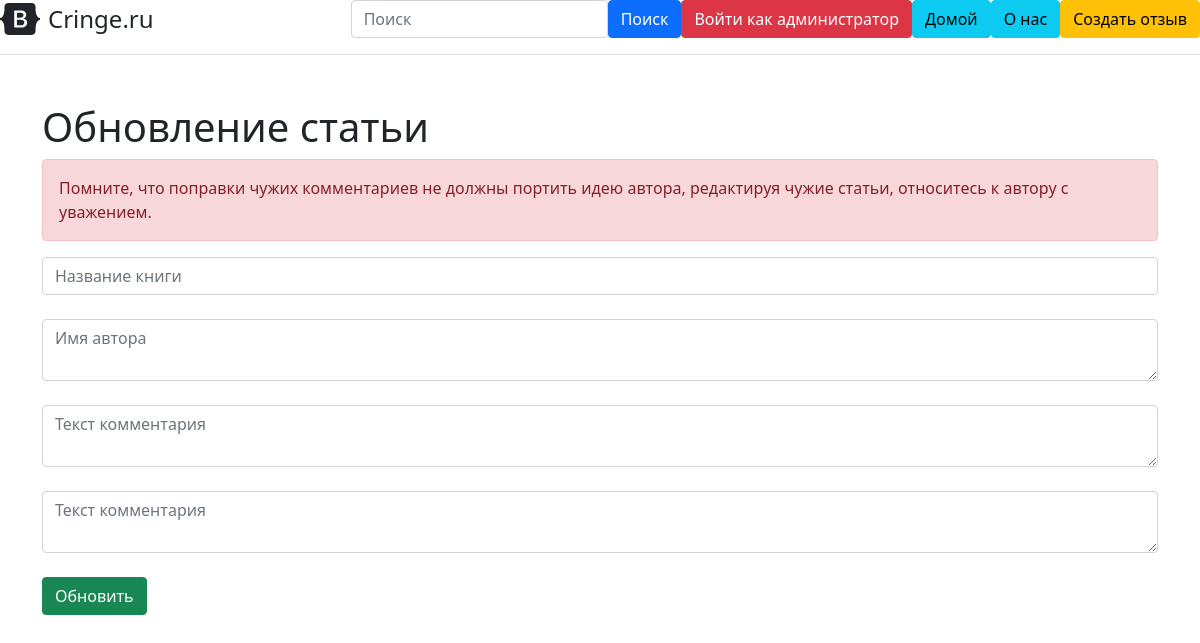
The page /admin/post-detail/12/update on the database as committed earlier.
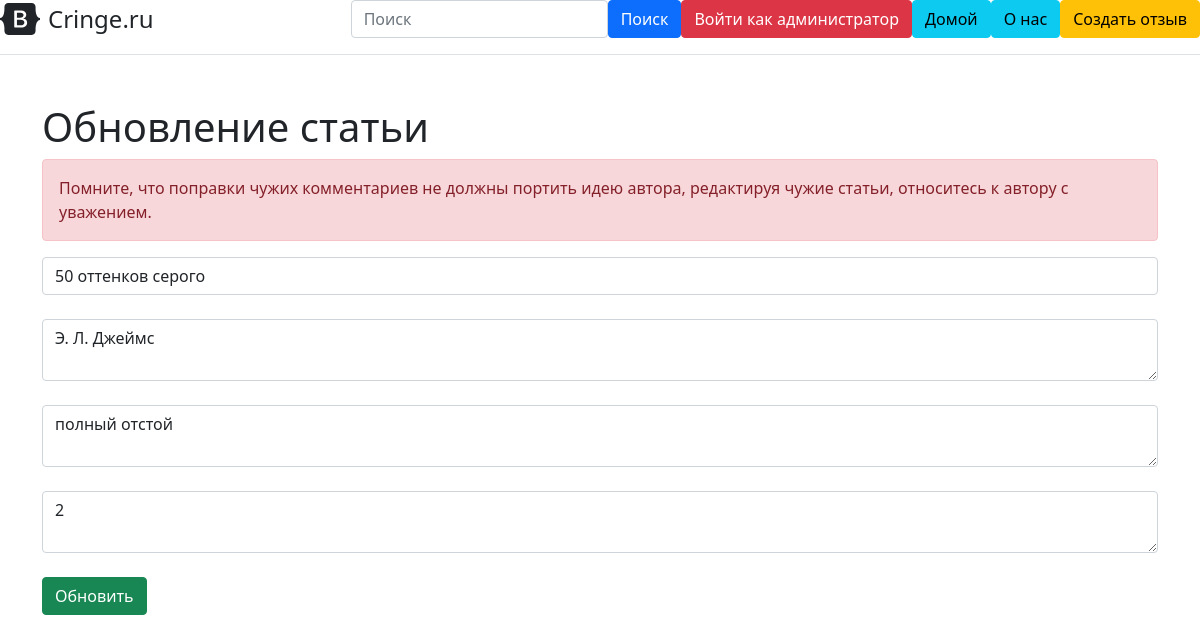
The same page on the database as committed later.
### main.py (models this page shows, shortened)
class Book(db.Model):
    __tablename__ = 'book'
    current_date = datetime.now()
    id = db.Column(db.Integer, primary_key=True)
    book_name = db.Column(db.String(1000), nullable=True)
    author_name = db.Column(db.String(300), nullable=True)
    text = db.Column(db.Text, nullable=True)
    date = db.Column(db.Text, nullable=True)
    comment_rate = db.Column(db.Integer, nullable=True)

### main.py (the view)
@app.route('/admin/post-detail/<int:id>/update', methods=['POST', 'GET'])
def post_update(id):
    book = Book.query.get(id)
    if request.method == "POST":
        book.book_name = request.form['book_name']
        book.author_name = request.form['author_name']
        book.text = request.form['text']
        book.comment_rate = request.form['comment_rate']
        try:
            db.session.commit()
            return redirect('/admin/home')
        except:
            return "При редактировании пасты произошла ошибка"
    else:
        return render_template("post-update.html", book=book)

### templates/post-update.html (shortened to what this page needs)
{% extends 'admin-base.html' %}
{% block body %}
    <div class="container mt-5">
        <h1>Обновление статьи</h1>
        <div class="alert alert-danger">
        Помните, что поправки чужих комментариев не должны портить идею автора, редактируя чужие статьи, относитесь к автору с уважением.
        </div>
        <form method="post">
            <input type="text" name="book_name" class="form-control" id="book_name" value="{{ book.book_name }}" placeholder="Название книги"><br>
            <textarea name="author_name" id="author_name" class="form-control" placeholder="Имя автора">{{ book.author_name }}</textarea><br>
            <textarea name="text" id="text" class="form-control" placeholder="Текст комментария">{{ book.text }}</textarea><br>
            <textarea name="comment_rate" id="comment_rate" class="form-control" placeholder="Текст комментария">{{ book.comment_rate }}</textarea><br>
            <input type="submit" class="btn btn-success" value="Обновить" >
        </form>
    </div>
{% endblock %}

Rows that differ between the two databases and show on the page:
added Book: book_name "50 оттенков серого", author_name "Э. Л. Джеймс", text "полный отстой", comment_rate "2"
